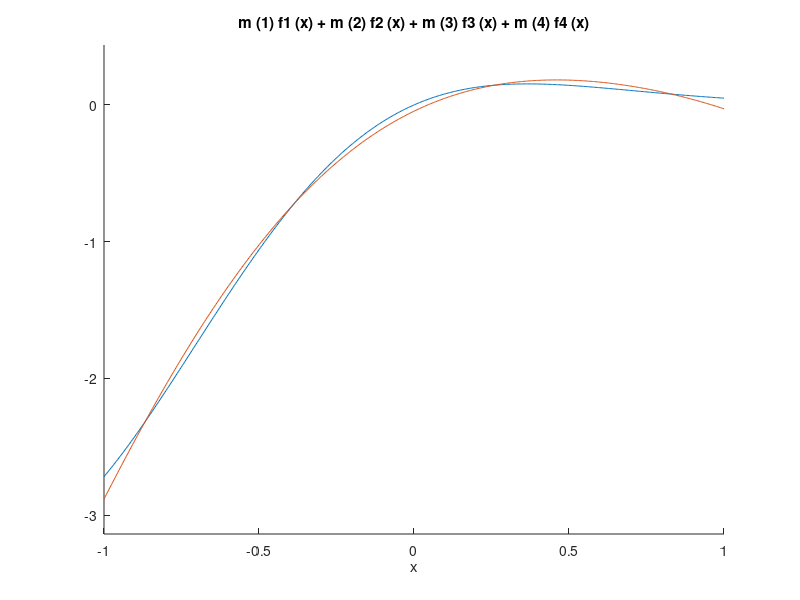

This chart was generated by the following MATLAB code:
f1 = @(t)1*ones(size(t));
f2 = @(t) sin(t);
f3 = @(t) cos(t);
f4 = @(t) sin(t).*cos(t);
g = @(t) t.*exp(-t.*(t+2));

A = [quad(@(x)f1(x).*f1(x),-1,1,1e-12) quad(@(x)f2(x).*f1(x),-1,1,1e-12) quad(@(x)f3(x).*f1(x),-1,1,1e-12) quad(@(x)f4(x).*f1(x),-1,1,1e-12);
     quad(@(x)f1(x).*f2(x),-1,1,1e-12) quad(@(x)f2(x).*f2(x),-1,1,1e-12) quad(@(x)f3(x).*f2(x),-1,1,1e-12) quad(@(x)f4(x).*f2(x),-1,1,1e-12);
     quad(@(x)f1(x).*f3(x),-1,1,1e-12) quad(@(x)f2(x).*f3(x),-1,1,1e-12) quad(@(x)f3(x).*f3(x),-1,1,1e-12) quad(@(x)f4(x).*f3(x),-1,1,1e-12);
     quad(@(x)f1(x).*f4(x),-1,1,1e-12) quad(@(x)f2(x).*f4(x),-1,1,1e-12) quad(@(x)f3(x).*f4(x),-1,1,1e-12) quad(@(x)f4(x).*f4(x),-1,1,1e-12)];

%grammova matrika
A

b = [quad(@(x)g(x).*f1(x),-1,1,1e-12), quad(@(x)g(x).*f2(x),-1,1,1e-12), quad(@(x)g(x).*f3(x),-1,1,1e-12), quad(@(x)g(x).*f4(x),-1,1,1e-12)]';

b

m = linsolve(A, b);

%koeficienti polinoma
m

p = @(x) m(1).*f1(x) + m(2).*f2(x) + m(3).*f3(x) + m(4).*f4(x);

r = @(x) g(x) - p(x);

norma = sqrt(quad(@(x)r(x).*r(x),-1,1,1e-12))

hold on
ezplot(g, [-1,1])
ezplot(p, [-1,1])